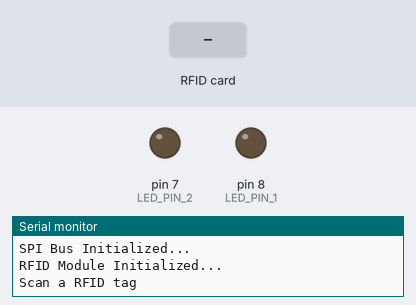
This sketch was run on a simulated Arduino Uno, built with avr-gcc and run on an emulated ATmega328P. Shown: output pins drawn as LEDs (lit = HIGH), the last lines printed to the serial monitor. The test bench sets the inputs (shaded band). Pins used as bus, display or sensor lines are not drawn.

Above: at 1.2 s.
1.3 s: RFID card 43 4F CB DC held to the reader
At 2.1 s:
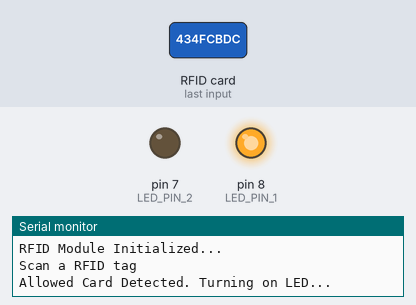
3.8 s: RFID card 5E 7A 19 C4 held to the reader
At 4.4 s:
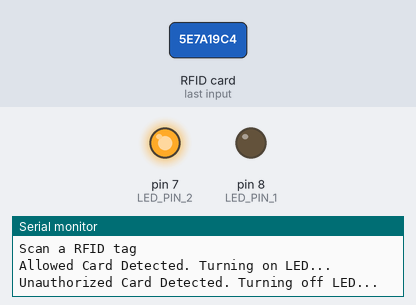
Timing chart, 0 to 6.8 s (numbered marks = the images above; inputs shaded):
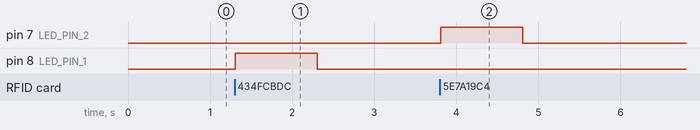

Measured:
- after the input at 1.3 s, pin 8 (LED_PIN_1): LOW → HIGH at once, → LOW 1.0 s later
- after the input at 3.8 s, pin 7 (LED_PIN_2): LOW → HIGH at once, → LOW 1.0 s later

The sketch:

RFID_LED_blinker.ino
```cpp
#include <SPI.h>
#include <MFRC522.h>

#define SS_PIN 10   // Define the SDA pin
#define RST_PIN 9    // Define the RST (Reset) pin
#define LED_PIN_1 8   // Define the pin for the LED green
#define LED_PIN_2 7   // Define the pin for the LED RED

MFRC522 mfrc522(SS_PIN, RST_PIN);  // Create MFRC522 instance

// Define the expected UID of the allowed card
byte allowedCardUID[] = { 0x43, 0x4F, 0xCB, 0xDC};

void setup() {
  Serial.begin(9600);  // Initialize serial communication
  Serial.println("Starting RFID Reading Setup...");

  SPI.begin();         // Initiate SPI bus
  Serial.println("SPI Bus Initialized...");

  mfrc522.PCD_Init();   // Initiate MFRC522
  Serial.println("RFID Module Initialized...");

  pinMode(LED_PIN_1, OUTPUT);  // Set LED pin as an output
  pinMode(LED_PIN_2, OUTPUT);
  Serial.println("Scan a RFID tag");
}

void loop() {
  // Look for new cards
  /*if (mfrc522.PICC_IsNewCardPresent() && mfrc522.PICC_ReadCardSerial()) {
    Serial.println("New Card Detected...");
    Serial.print("Card UID: ");                                                             // for printing the card UID that is currently scanned
    printCardUID();
  }*/


  //Below code for checking if the Card is the "RIGHT" Card

  if (mfrc522.PICC_IsNewCardPresent() && mfrc522.PICC_ReadCardSerial()) {
    // Check if the detected card matches the allowed card UID
    if (compareCardUID(allowedCardUID)) {
      Serial.println("Allowed Card Detected. Turning on LED...");
      digitalWrite(LED_PIN_1, HIGH);  // Turn on the LED
      digitalWrite(LED_PIN_2, LOW);
      delay(1000);
      digitalWrite(LED_PIN_1, LOW);
    }
    else {
      Serial.println("Unauthorized Card Detected. Turning off LED...");
      digitalWrite(LED_PIN_1, LOW);   // Turn off the LED
      digitalWrite(LED_PIN_2,HIGH);
      delay(1000);
      digitalWrite(LED_PIN_2, LOW);
    }

    delay(1000);  // Delay for 1 second to avoid reading the same card multiple times
  }
}

void printCardUID() {
  for (byte i = 0; i < mfrc522.uid.size; i++) {
    Serial.print(mfrc522.uid.uidByte[i] < 0x10 ? " 0" : " ");
    Serial.print(mfrc522.uid.uidByte[i], HEX);
  }
  Serial.println();
}

bool compareCardUID(byte* expectedUID) {
  for (byte i = 0; i < mfrc522.uid.size; i++) {
    if (mfrc522.uid.uidByte[i] != expectedUID[i]) {
      return false;  // UID does not match                         //To check if the show UID is same as allowed UID
    }
  }
  return true;  // UID matches
}
```
